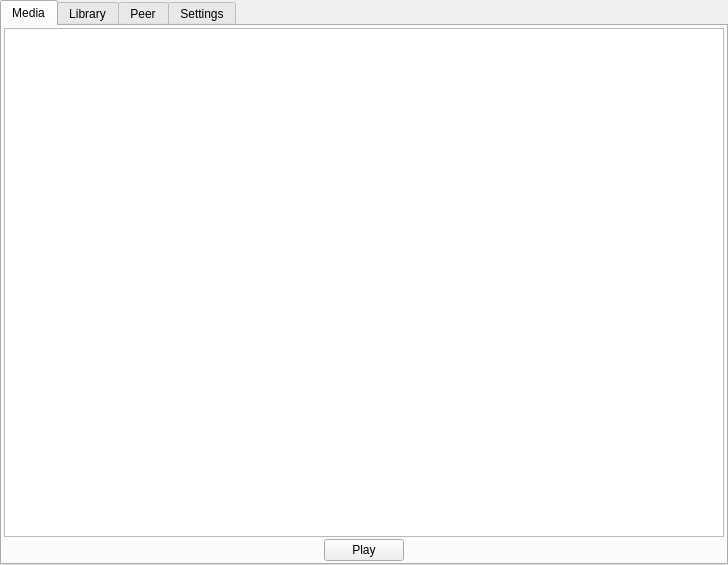
<?xml version="1.0" encoding="UTF-8"?>
<ui version="4.0">
 <class>VMD</class>
 <widget class="QWidget" name="VMD">
  <property name="geometry">
   <rect>
    <x>0</x>
    <y>0</y>
    <width>728</width>
    <height>565</height>
   </rect>
  </property>
  <property name="windowTitle">
   <string>Form</string>
  </property>
  <layout class="QVBoxLayout" name="verticalLayout">
   <property name="spacing">
    <number>0</number>
   </property>
   <property name="leftMargin">
    <number>0</number>
   </property>
   <property name="topMargin">
    <number>0</number>
   </property>
   <property name="rightMargin">
    <number>0</number>
   </property>
   <property name="bottomMargin">
    <number>0</number>
   </property>
   <item>
    <widget class="QTabWidget" name="tabWidgetMain">
     <property name="currentIndex">
      <number>0</number>
     </property>
     <widget class="QWidget" name="media">
      <attribute name="title">
       <string>Media</string>
      </attribute>
      <layout class="QVBoxLayout" name="verticalLayout_5">
       <property name="spacing">
        <number>2</number>
       </property>
       <property name="leftMargin">
        <number>2</number>
       </property>
       <property name="topMargin">
        <number>2</number>
       </property>
       <property name="rightMargin">
        <number>2</number>
       </property>
       <property name="bottomMargin">
        <number>2</number>
       </property>
       <item>
        <widget class="dvd::VideoWidget" name="widgetVideo"/>
       </item>
       <item>
        <layout class="QHBoxLayout" name="horizontalLayout_2">
         <property name="spacing">
          <number>2</number>
         </property>
         <item>
          <spacer name="horizontalSpacer">
           <property name="orientation">
            <enum>Qt::Horizontal</enum>
           </property>
           <property name="sizeHint" stdset="0">
            <size>
             <width>40</width>
             <height>20</height>
            </size>
           </property>
          </spacer>
         </item>
         <item>
          <widget class="QPushButton" name="pushButtonPausePlay">
           <property name="text">
            <string>Play</string>
           </property>
          </widget>
         </item>
         <item>
          <spacer name="horizontalSpacer_2">
           <property name="orientation">
            <enum>Qt::Horizontal</enum>
           </property>
           <property name="sizeHint" stdset="0">
            <size>
             <width>40</width>
             <height>20</height>
            </size>
           </property>
          </spacer>
         </item>
        </layout>
       </item>
      </layout>
     </widget>
     <widget class="QWidget" name="library">
      <attribute name="title">
       <string>Library</string>
      </attribute>
      <layout class="QHBoxLayout" name="horizontalLayout_3">
       <property name="spacing">
        <number>2</number>
       </property>
       <property name="leftMargin">
        <number>2</number>
       </property>
       <property name="topMargin">
        <number>2</number>
       </property>
       <property name="rightMargin">
        <number>2</number>
       </property>
       <property name="bottomMargin">
        <number>2</number>
       </property>
       <item>
        <widget class="QListWidget" name="listWidgetLibrary"/>
       </item>
       <item>
        <layout class="QVBoxLayout" name="verticalLayout_6">
         <property name="spacing">
          <number>2</number>
         </property>
         <item>
          <widget class="QPushButton" name="pushButtonAdd">
           <property name="text">
            <string>Add</string>
           </property>
          </widget>
         </item>
         <item>
          <widget class="QPushButton" name="pushButtonLoad">
           <property name="text">
            <string>Load</string>
           </property>
          </widget>
         </item>
         <item>
          <spacer name="verticalSpacer_3">
           <property name="orientation">
            <enum>Qt::Vertical</enum>
           </property>
           <property name="sizeHint" stdset="0">
            <size>
             <width>20</width>
             <height>40</height>
            </size>
           </property>
          </spacer>
         </item>
         <item>
          <widget class="QPushButton" name="pushButtonRemove">
           <property name="text">
            <string>Remove</string>
           </property>
          </widget>
         </item>
        </layout>
       </item>
      </layout>
     </widget>
     <widget class="QWidget" name="peer">
      <attribute name="title">
       <string>Peer</string>
      </attribute>
      <layout class="QVBoxLayout" name="verticalLayout_2">
       <property name="spacing">
        <number>2</number>
       </property>
       <property name="leftMargin">
        <number>2</number>
       </property>
       <property name="topMargin">
        <number>2</number>
       </property>
       <property name="rightMargin">
        <number>2</number>
       </property>
       <property name="bottomMargin">
        <number>2</number>
       </property>
       <item>
        <widget class="QLabel" name="labelHostId">
         <property name="text">
          <string>ID:</string>
         </property>
        </widget>
       </item>
       <item>
        <layout class="QHBoxLayout" name="horizontalLayout">
         <property name="spacing">
          <number>2</number>
         </property>
         <item>
          <widget class="QLineEdit" name="lineEditPeerAddress">
           <property name="placeholderText">
            <string>Peer Address</string>
           </property>
          </widget>
         </item>
         <item>
          <widget class="QPushButton" name="pushButtonConnect">
           <property name="text">
            <string>Connect</string>
           </property>
          </widget>
         </item>
        </layout>
       </item>
       <item>
        <widget class="QGroupBox" name="groupBox">
         <property name="sizePolicy">
          <sizepolicy hsizetype="Preferred" vsizetype="Expanding">
           <horstretch>0</horstretch>
           <verstretch>0</verstretch>
          </sizepolicy>
         </property>
         <property name="title">
          <string>Network Metrics</string>
         </property>
         <layout class="QVBoxLayout" name="verticalLayout_3">
          <property name="spacing">
           <number>2</number>
          </property>
          <property name="leftMargin">
           <number>0</number>
          </property>
          <property name="topMargin">
           <number>0</number>
          </property>
          <property name="rightMargin">
           <number>0</number>
          </property>
          <property name="bottomMargin">
           <number>0</number>
          </property>
          <item>
           <layout class="QFormLayout" name="formLayout">
            <property name="horizontalSpacing">
             <number>30</number>
            </property>
            <property name="verticalSpacing">
             <number>2</number>
            </property>
            <item row="0" column="0">
             <widget class="QLabel" name="labelPeer2HostDelayTitle">
              <property name="text">
               <string>Peer to Host delay:</string>
              </property>
             </widget>
            </item>
            <item row="0" column="1">
             <widget class="QLabel" name="labelPeer2HostDelay">
              <property name="text">
               <string>N/A</string>
              </property>
             </widget>
            </item>
            <item row="1" column="0">
             <widget class="QLabel" name="labelHost2PeerDelayTitle">
              <property name="text">
               <string>Host to Peer delay:</string>
              </property>
             </widget>
            </item>
            <item row="1" column="1">
             <widget class="QLabel" name="labelHost2PeerDelay">
              <property name="text">
               <string>N/A</string>
              </property>
             </widget>
            </item>
            <item row="2" column="0">
             <widget class="QLabel" name="labelUploadTitle">
              <property name="text">
               <string>Upload:</string>
              </property>
             </widget>
            </item>
            <item row="2" column="1">
             <widget class="QLabel" name="labelUpload">
              <property name="text">
               <string>N/A</string>
              </property>
             </widget>
            </item>
            <item row="3" column="0">
             <widget class="QLabel" name="labelDownloadTitle">
              <property name="text">
               <string>Download:</string>
              </property>
             </widget>
            </item>
            <item row="3" column="1">
             <widget class="QLabel" name="labelDownload">
              <property name="text">
               <string>N/A</string>
              </property>
             </widget>
            </item>
            <item row="4" column="0">
             <widget class="QLabel" name="labelMediaSourceTitle">
              <property name="text">
               <string>Media Source:</string>
              </property>
             </widget>
            </item>
            <item row="4" column="1">
             <widget class="QLabel" name="labelMediaSource">
              <property name="text">
               <string>N/A</string>
              </property>
             </widget>
            </item>
           </layout>
          </item>
          <item>
           <spacer name="verticalSpacer">
            <property name="orientation">
             <enum>Qt::Vertical</enum>
            </property>
            <property name="sizeHint" stdset="0">
             <size>
              <width>20</width>
              <height>170</height>
             </size>
            </property>
           </spacer>
          </item>
         </layout>
        </widget>
       </item>
      </layout>
     </widget>
     <widget class="QWidget" name="settings">
      <attribute name="title">
       <string>Settings</string>
      </attribute>
      <layout class="QVBoxLayout" name="verticalLayout_4">
       <property name="spacing">
        <number>2</number>
       </property>
       <property name="leftMargin">
        <number>2</number>
       </property>
       <property name="topMargin">
        <number>2</number>
       </property>
       <property name="rightMargin">
        <number>2</number>
       </property>
       <property name="bottomMargin">
        <number>2</number>
       </property>
       <item>
        <widget class="QLineEdit" name="lineEditUserName">
         <property name="placeholderText">
          <string>User Name</string>
         </property>
        </widget>
       </item>
       <item>
        <widget class="QLineEdit" name="lineEditHostAddress">
         <property name="placeholderText">
          <string>Host Address</string>
         </property>
        </widget>
       </item>
       <item>
        <spacer name="verticalSpacer_2">
         <property name="orientation">
          <enum>Qt::Vertical</enum>
         </property>
         <property name="sizeHint" stdset="0">
          <size>
           <width>20</width>
           <height>360</height>
          </size>
         </property>
        </spacer>
       </item>
       <item>
        <widget class="QGroupBox" name="groupBox_2">
         <property name="title">
          <string>DVD Start Position</string>
         </property>
         <layout class="QHBoxLayout" name="horizontalLayout_4">
          <property name="spacing">
           <number>2</number>
          </property>
          <property name="leftMargin">
           <number>2</number>
          </property>
          <property name="topMargin">
           <number>2</number>
          </property>
          <property name="rightMargin">
           <number>2</number>
          </property>
          <property name="bottomMargin">
           <number>2</number>
          </property>
          <item>
           <widget class="QLabel" name="label">
            <property name="text">
             <string>Title</string>
            </property>
           </widget>
          </item>
          <item>
           <widget class="QSpinBox" name="spinBoxStartTitle"/>
          </item>
          <item>
           <widget class="QLabel" name="label_2">
            <property name="text">
             <string>Chapter</string>
            </property>
           </widget>
          </item>
          <item>
           <widget class="QSpinBox" name="spinBoxStartChapter"/>
          </item>
          <item>
           <spacer name="horizontalSpacer_3">
            <property name="orientation">
             <enum>Qt::Horizontal</enum>
            </property>
            <property name="sizeHint" stdset="0">
             <size>
              <width>517</width>
              <height>20</height>
             </size>
            </property>
           </spacer>
          </item>
         </layout>
        </widget>
       </item>
       <item>
        <widget class="QLineEdit" name="lineEditSimulatedDelay">
         <property name="placeholderText">
          <string>Simulated Delay</string>
         </property>
        </widget>
       </item>
      </layout>
     </widget>
    </widget>
   </item>
  </layout>
 </widget>
 <layoutdefault spacing="6" margin="11"/>
 <customwidgets>
  <customwidget>
   <class>dvd::VideoWidget</class>
   <extends>QGraphicsView</extends>
   <header>guiUtil/videowidget.h</header>
  </customwidget>
 </customwidgets>
 <resources/>
 <connections/>
</ui>
